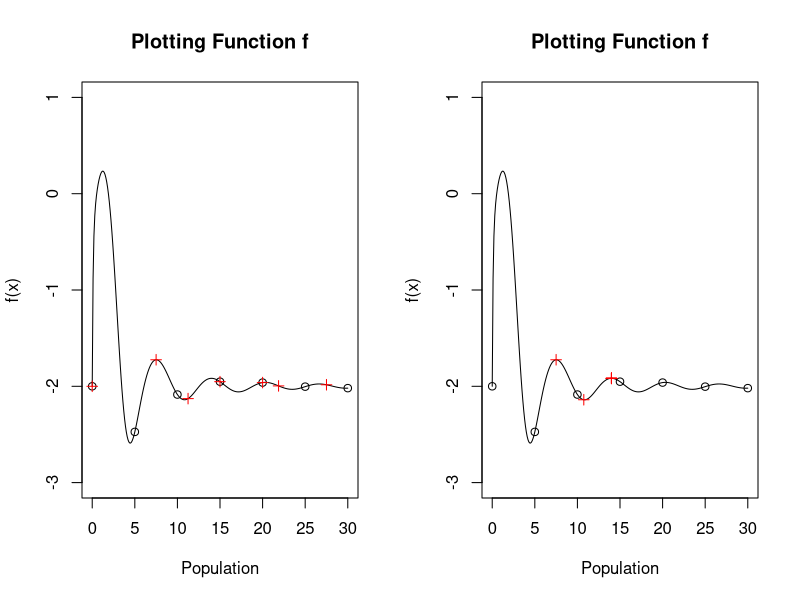
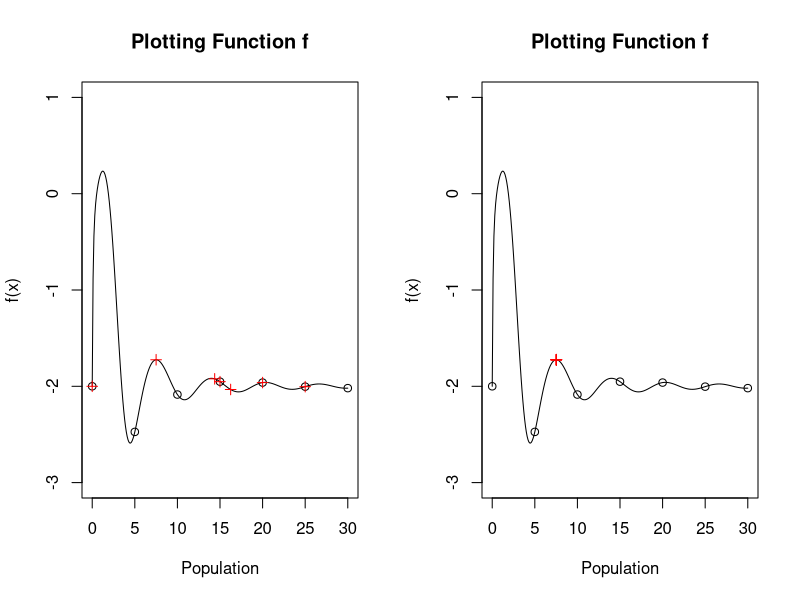
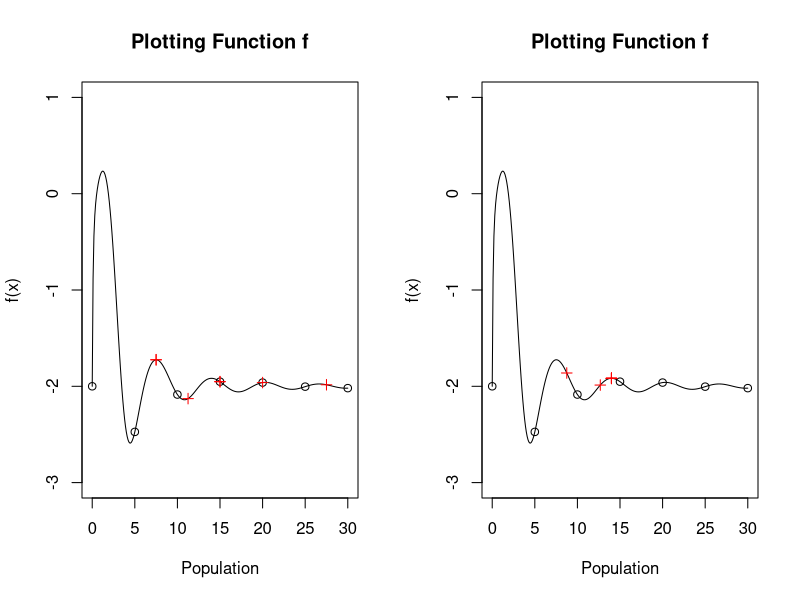

Recreate these plots in R, in order.
# Question 1

## 1-1. Defining a function
f <- function(x){
  return(((x^2)/(exp(x)))-(2*exp(-(9*sin(x))/((x^2)+x+1))))
}

## 1-2. Defining a function
crossover <- function(x,y){
  return((x+y)/2)
}

## 1-3. Defining a function
mutate <- function(x){
  return(x%%30)
}

## 1-4. Write a function that depends on..

genetic <- function(maxiter, mutprob){
  
  # a,b) plotting f, defining initial population
  x <- seq(from=0, to=30, by=0.1)
  plot(x=x, y=f(x), main = 'Plotting Function f', xlab="Population",
       ylab="f(x)", ylim=c(-3, 1), type="l")
  x <- seq(from=0, to=30, by=5)
  points(x=x, y=f(x))
    ## The maximum value is easily found. On the plot, its
    ## position is shown in red colored line

  # c) computes vector Values for each population point
  Values <- f(x)
  
  # d) performs maxiter iterations
  current_pop = x
  max_vals = vector(length = maxiter)
  for (i in 1:maxiter){
    ## i) sampling two indexes from the current population
    parents = sample(1:length(current_pop), size=2)
    ## ii) index of the smallest objective function
    victim = order(Values)[1]
    ## iii) crossover or mutation
#    kid = crossover(current_pop[parents[1]], current_pop[parents[2]])
#    u <- runif(1)
#    if (u < mutprob) {kid = mutate(kid)}
    cross_kid = crossover(current_pop[parents[1]], current_pop[parents[2]])
    mut_kid = mutate(cross_kid)
    kid = sample(x = c(mut_kid, cross_kid), size=1, 
                 prob=c(mutprob, 1-mutprob))
    ## iv) replacing victim with kid
    current_pop[victim] = kid
    Values[victim] = f(kid)
    max_vals[i] = max(Values)
  }
  points(x=current_pop, y=Values, col="red", pch=3)
  cat("Maximum value with ", mutprob, " mutation probability is:", "\n")
  return(max(max_vals))
}

## 1-5.
par(mfrow=c(1,2))
set.seed(12345)
genetic(maxiter=10, mutprob=0.1)
genetic(maxiter=100, mutprob=0.1)

genetic(maxiter=10, mutprob=0.5)
genetic(maxiter=100, mutprob=0.5)

genetic(maxiter=10, mutprob=0.9)
genetic(maxiter=100, mutprob=0.9)

  ## As the number of maxiter increases, the current population
  ## tends to converge.

  ## When the iterations are over, the maximum value obtained 
  ## through it never decreases from the maximum value obtained
  ## using the initial population.
